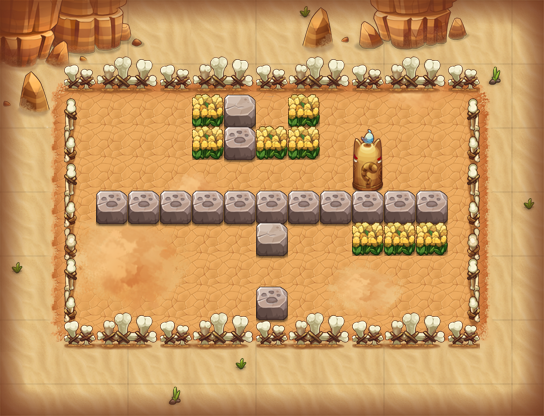

Below is a game level as drawn by its tile map, then a one-line description and the .tmx that defines it (tile-layer data replaced by summaries):
An orthogonal 17x13 tile map with 32x32 px tiles, 15 tile layers (PASS, 块层 2, 块层 14, 块层 4, ...) and 11 objects (7x TRAP, 3x jdsc3, PLAYER).

<map version="1.0" orientation="orthogonal" width="17" height="13" tilewidth="32" tileheight="32">
 <properties>
  <property name="DESTRY1" value="255" />
  <property name="DESTRY2" value="314" />
  <property name="DESTRY3" value="224" />
  <property name="DESTRY_COUNT" value="3" />
  <property name="EXP" value="260" />
  <property name="ITEM" value="D005" />
  <property name="MONEY" value="390" />
 </properties>
 <tileset firstgid="1" name="hmpy" tilewidth="32" tileheight="32">
  <image source="hmpy.png" width="500" height="1024" />
 </tileset>
 <layer name="PASS" width="17" height="13">
  <data>[221 cells, 169 non-empty, 10 distinct tile ids]</data>
 </layer>
 <layer name="块层 2" width="17" height="13">
  <data>[221 cells, 135 non-empty, 25 distinct tile ids]</data>
 </layer>
 <layer name="块层 14" width="17" height="13">
  <data>[221 cells, 29 non-empty, 25 distinct tile ids]</data>
 </layer>
 <layer name="块层 4" width="17" height="13">
  <data>[221 cells, 26 non-empty, 6 distinct tile ids]</data>
 </layer>
 <layer name="块层 13" width="17" height="13">
  <data>[221 cells, 27 non-empty, 27 distinct tile ids]</data>
 </layer>
 <layer name="块层 3" width="17" height="13">
  <data>[221 cells, 62 non-empty, 17 distinct tile ids]</data>
 </layer>
 <layer name="块层 5" width="17" height="13">
  <data>[221 cells, 24 non-empty, 4 distinct tile ids]</data>
 </layer>
 <layer name="块层 15" width="17" height="13">
  <data>[221 cells, 104 non-empty, 6 distinct tile ids]</data>
 </layer>
 <layer name="SHELTER 9" width="17" height="13">
  <data>[221 cells, 11 non-empty, 3 distinct tile ids]</data>
 </layer>
 <layer name="SHELTER 8" width="17" height="13">
  <data>[221 cells, 1 non-empty, 1 distinct tile ids]</data>
 </layer>
 <layer name="SHELTER 6" width="17" height="13">
  <data>[221 cells, 4 non-empty, 2 distinct tile ids]</data>
 </layer>
 <layer name="SHELTER 5" width="17" height="13">
  <data>[221 cells, 11 non-empty, 1 distinct tile ids]</data>
 </layer>
 <layer name="SHELTER 4" width="17" height="13">
  <data>[221 cells, 1 non-empty, 1 distinct tile ids]</data>
 </layer>
 <layer name="SHELTER 3" width="17" height="13">
  <data>[221 cells, 4 non-empty, 2 distinct tile ids]</data>
 </layer>
 <layer name="SHELTER 2" width="17" height="13">
  <data>[221 cells, 3 non-empty, 2 distinct tile ids]</data>
 </layer>
 <objectgroup name="对象层 1" width="17" height="13">
  <object name="PLAYER" type="PLAYER" x="96" y="96" width="32" height="32" />
  <object name="fire1" type="TRAP" x="352" y="96" width="32" height="64">
   <properties>
    <property name="trap_id" value="1" />
    <property name="trap_particle" value="trap_fire_up_2.plist" />
    <property name="trap_state" value="open" />
   </properties>
  </object>
  <object name="block1" type="TRAP" x="256" y="256" width="32" height="32">
   <properties>
    <property name="trap_ani" value="blok2.actor" />
    <property name="trap_blok" value="true" />
    <property name="trap_id" value="0" />
   </properties>
  </object>
  <object name="jdsc3" x="416" y="288" width="32" height="32">
   <properties>
    <property name="lua_ai" value="monster_jdsc_ai" />
    <property name="quality" value="jdsc3.quality" />
   </properties>
  </object>
  <object name="jdsc3" x="320" y="128" width="32" height="32">
   <properties>
    <property name="lua_ai" value="monster_jdsc_ai" />
    <property name="quality" value="jdsc3.quality" />
   </properties>
  </object>
  <object name="jdsc3" x="160" y="256" width="32" height="32">
   <properties>
    <property name="lua_ai" value="monster_jdsc_ai" />
    <property name="quality" value="jdsc3.quality" />
   </properties>
  </object>
  <object name="zi_dan_down2" type="TRAP" x="288" y="224" width="32" height="32">
   <properties>
    <property name="trap_ani" value="fire_cat_down.actor" />
    <property name="trap_delay" value="2" />
    <property name="trap_id" value="0" />
    <property name="trap_script" value="trap(&quot;zi_dan_down2&quot;):setAtkPower(target(&quot;PLAYER&quot;):getHP()*0.1);trap(&quot;zi_dan_down2&quot;):turnDown(); trap(&quot;zi_dan_down2&quot;):getAI():getActions():addObject( AIUseSkill:create(   SkillLua:create(&quot;skill_0001&quot;)  )  );" />
    <property name="trap_start_mode" value="2" />
    <property name="trap_state" value="open" />
   </properties>
  </object>
  <object name="fire_control1" type="TRAP" x="256" y="96" width="32" height="32">
   <properties>
    <property name="trap_ani" value="switch.actor" />
    <property name="trap_floor" value="true" />
    <property name="trap_id" value="0" />
    <property name="trap_script" value="trap(&quot;fire_control1&quot;):setOpened( false ); trap(&quot;fire1&quot;):setVisit( false );" />
    <property name="trap_sound_id" value="2" />
    <property name="trap_start_mode" value="0" />
    <property name="trap_state" value="open" />
   </properties>
  </object>
  <object name="mp1" type="TRAP" x="416" y="160" width="32" height="32">
   <properties>
    <property name="trap_ani" value="mp.actor" />
    <property name="trap_floor" value="true" />
    <property name="trap_id" value="0" />
    <property name="trap_script" value="trap_moveto(&quot;PLAYER&quot;, &quot;mp1&quot;,target(&quot;mp2&quot;):getX(),target(&quot;mp2&quot;):getY() );" />
    <property name="trap_sound_id" value="1" />
    <property name="trap_start_mode" value="0" />
    <property name="trap_state" value="open" />
   </properties>
  </object>
  <object name="mp2" type="TRAP" x="96" y="288" width="32" height="32">
   <properties>
    <property name="trap_ani" value="mp.actor" />
    <property name="trap_floor" value="true" />
    <property name="trap_id" value="0" />
    <property name="trap_script" value="trap_moveto(&quot;PLAYER&quot;, &quot;mp2&quot;,target(&quot;mp1&quot;):getX(),target(&quot;mp1&quot;):getY() );" />
    <property name="trap_sound_id" value="1" />
    <property name="trap_start_mode" value="0" />
    <property name="trap_state" value="open" />
   </properties>
  </object>
  <object name="block_control1" type="TRAP" x="224" y="288" width="32" height="32">
   <properties>
    <property name="trap_ani" value="switch.actor" />
    <property name="trap_floor" value="true" />
    <property name="trap_id" value="0" />
    <property name="trap_script" value="trap(&quot;block_control1&quot;):setOpened(false);trap(&quot;block1&quot;):setOpened(false)" />
    <property name="trap_sound_id" value="2" />
    <property name="trap_start_mode" value="0" />
    <property name="trap_state" value="open" />
   </properties>
  </object>
 </objectgroup>
</map>
